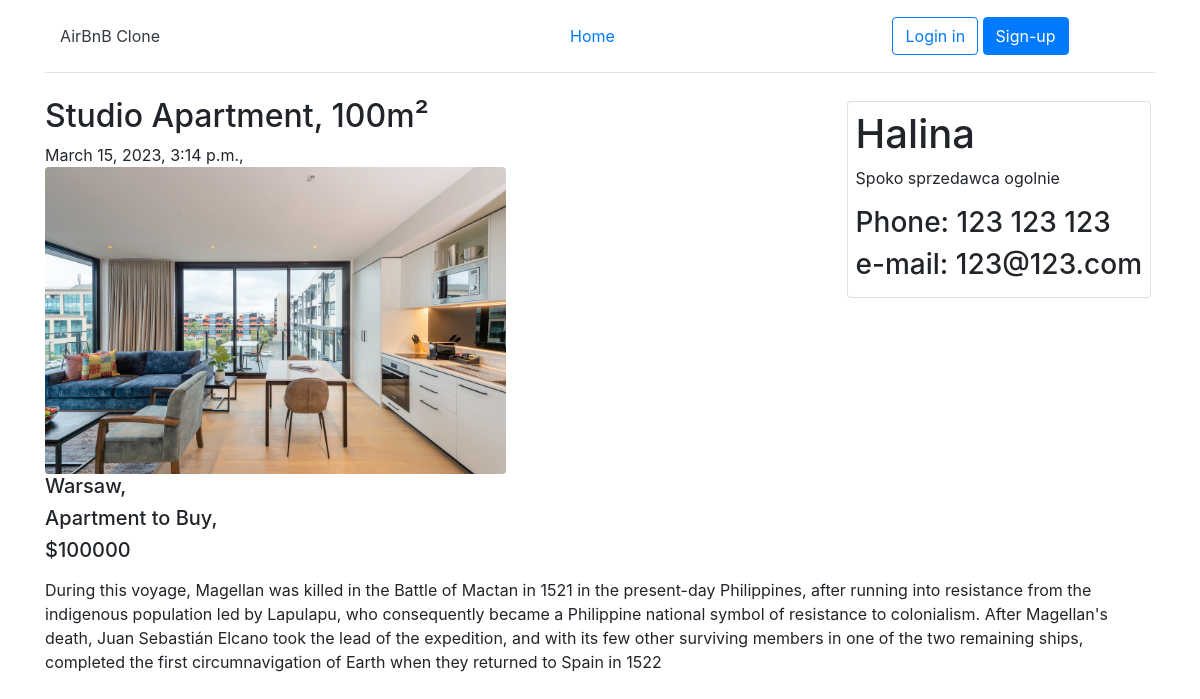
The page /post/10/ on the database its author committed.
### main/models.py (models this page shows)
class Post(models.Model):
	author = models.ForeignKey(Profile,default=Profile,null=True, on_delete=models.CASCADE,related_name='author')
	OffertTypes = [
		('Buy','Buy'),
		('Rent','Rent'),
	]
	OffertType = models.CharField(
		max_length=4,
		choices=OffertTypes,
		default='Rent',
	)
	PropertyTypes = [
		('House','House'),
		('Apartment','Apartment'),
	]
	PropertyType = models.CharField(
		max_length=9,
		choices=PropertyTypes,
		default='House',
	)
	title = models.CharField(max_length=100)
	Description = models.CharField(max_length=5000)
	date = models.DateTimeField("Published: ",auto_now=True)
	price = models.DecimalField(max_digits=15, decimal_places=0,default=0)
	meters = models.DecimalField(max_digits=15, decimal_places=0,default=0)
	city = models.CharField(max_length=50,default=None)

class ImageModel(models.Model):
	image = models.ImageField(upload_to='images/',
                              verbose_name='Image',default=None)
	post = models.ForeignKey(Post,default=Post,null=True, on_delete=models.CASCADE,related_name='post')

class Profile(models.Model):
	user = models.OneToOneField(User, default=User, on_delete=models.CASCADE)
	name = models.CharField(max_length=20, default="User")
	bio = models.CharField(max_length=50,default="No Description")
	phoneNumber = models.CharField(max_length=15,default="Not Added")
	eMail = models.CharField(max_length=50,default="Not Added")

### main/views.py (the view)
# urls.py: path('post/<postID>/', views.post, name='post'),
def post(request, postID):
	post = Post.objects.get_or_create(
	id=postID)[0]
	image = ImageModel.objects.filter(
	post=post)[0]
	context = {"post":post,"image":image}
	return render(request, 'main/post.html', context)

### main/templates/main/post.html (shortened to what this page needs)
{% extends "main/base.html" %}
{% block content %}
<div class="container">
	<div class="row justify-content-between">
		<div class=" col justify-content-start">
			<div class="row">
				<h2 class=" col-sm-auto ">{{post.title}}, {{post.meters}}m²</h2>
			</div>
			<h7>{{post.date}},</h7>
			<img src="{{ image.image.url }}" class="img-responsive postimg m-0 row   img-fluid rounded" />
		</div>
		<div class=" col-sm-auto">
			<a class="text-decoration-none card-text text-reset" href="/profile/{{post.author.user.id}}">
		    	<div class="col- item m-1">
		        	<div class="p-2 card item-card card-block">
				        <div class="row justify-content-start">
							<h1 class=" col-sm-auto">{{post.author.name}}</h1>
						</div>
						<p>{{post.author.bio}}</p>
						<h3>Phone: {{post.author.phoneNumber}}</h3>
						<h3>e-mail: {{post.author.eMail}}</h3>
			    	</div>
		    	</div>
    		</a>
		</div>
	</div>
	<h5>{{post.city}},</h5>
	<h5>{{post.PropertyType}} to {{post.OffertType}},</h5>
	<h5>${{post.price}}</h5>
	<p class="text-break">{{post.Description|linebreaks}}</p>
</div>
{% endblock %}

### main/templates/main/base.html (shortened to what this page needs)
<!DOCTYPE html>
<html>
<head>
    {% load static %}
    <link rel="stylesheet" href="{% static 'main/style.css' %}">
    <link rel="stylesheet" href="https://cdn.jsdelivr.net/npm/bootstrap@4.3.1/dist/css/bootstrap.min.css">
  </head>
<body>
	<div class="container">
	    <header class="d-flex flex-wrap align-items-center justify-content-center justify-content-md-between py-3 mb-4 border-bottom">
	      <a href="/" class="d-flex align-items-center col-md-3 mb-2 mb-md-0 text-dark text-decoration-none">
	        AirBnB Clone
	      </a>
	      <ul class="nav col-12 col-md-auto mb-2 justify-content-center mb-md-0">
	        <li><a href="/" class="nav-link px-2 link-secondary">Home</a></li>
	      </ul>
	      <div class="col-md-3 text-end">
	        {%if user.is_authenticated %}
	        	<a class="white"  href="/new"><button type="button" class="btn btn-primary">Add Property</button></a>
				<a  href="/logout"><button type="button" class="btn btn-outline-primary me-2">Logout</button></a>
			{%else%}
				<a  href="/login"><button type="button" class="btn btn-outline-primary me-2">Login in</button></a>
	        	<a class="white"  href="/register"><button type="button" class="btn btn-primary">Sign-up</button></a>
			{% endif %}
	      </div>
	    </header>
    </div>
</body>
{% block content %}
{% endblock %}
</html>

### main/static/main/style.css (style rules this page uses)
a { text-decoration: none !important; color: gray; }
.white { color: white; }
.postimg { width: 60%; }

### rows shown on the page
Post: title "Studio Apartment", meters "100", date "March 15, 2023, 3:14 p.m.", author.name "Halina", author.bio "Spoko sprzedawca ogolnie", author.phoneNumber "123 123 123", author.eMail "123@123.com", city "Warsaw", PropertyType "Apartment", OffertType "Buy", price "100000", Description "During this voyage, Magellan was killed in the Battle of Mactan in 1521 in the present-day Philippines, after running into resistance from the indigenous population led by Lapulapu, who consequently became a Philippine national symbol of resistance to colonialism. After Magellan's death, Juan Sebastián Elcano took the lead of the expedition, and with its few other surviving members in one of the two remaining ships, completed the first circumnavigation of Earth when they returned to Spain in 1522"
ImageModel: image (picture)
